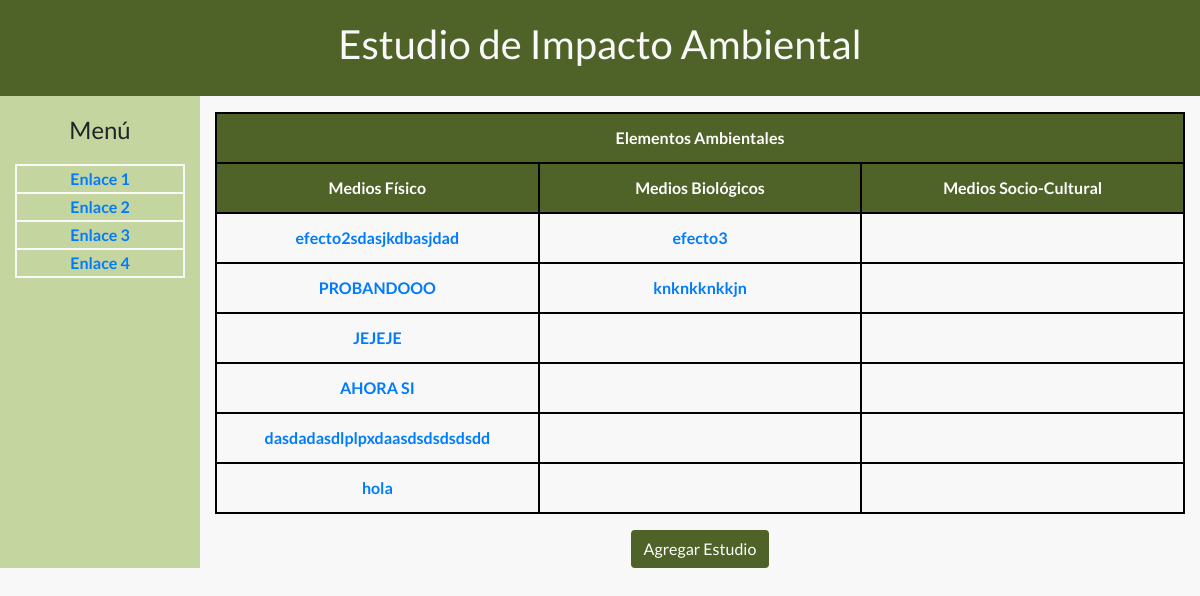
The app's page /configuracion/index/ with its own data.
### configuracion/models.py (models this page shows)
class Estudio(models.Model):
	nombre = models.CharField(max_length=40, default="", unique=True, error_messages={'unique':'Ya existe un Estudio con el nombre colocado', 'max_length':'El nombre no puede pasar de mas de 40 caracteres'})
	tipo = models.CharField(choices=MEDIOS, max_length=50, default="")
	valoracion_relevancia = models.CharField(choices=NIVEL_RELEVANCIA, max_length=6, default="")
	tipo_relevancia = models.CharField(choices=TIPO_RELEVANCIA, max_length=50, default="")
	grado_perturbacion_intensidad = models.CharField(choices=GRADO_PERTUBACION, max_length=50, default="")
	valor_sociocultural_intensidad = models.CharField(choices=VALOR_SA, max_length=50, default="")
	intensidad = models.IntegerField(default=0)
	clasificacion_extension = models.CharField(choices=EXT_CLASIFICACION, max_length=50, default="")
	extension =  models.IntegerField(default=0)
	criterio_duracion = models.CharField(choices=DUR_CRITERIOS, max_length=50, default="")
	duracion = models.IntegerField(default=0)
	clasificacion_reversibilidad = models.CharField(choices=REV_CLASIFICACION, max_length=50, default="")
	reversibilidad = models.IntegerField(default=0)
	probabilidad = models.IntegerField(validators=[MinValueValidator(0), MaxValueValidator(10)])
	pondIntensidad = models.FloatField(validators=[MinValueValidator(0), MaxValueValidator(100)])
	pondExtension = models.FloatField(validators=[MinValueValidator(0), MaxValueValidator(100)])
	pondDuracion = models.FloatField(validators=[MinValueValidator(0), MaxValueValidator(100)])
	pondReversibilidad = models.FloatField(validators=[MinValueValidator(0), MaxValueValidator(100)])
	pondProbabilidad = models.FloatField(validators=[MinValueValidator(0), MaxValueValidator(100)])
	via = models.FloatField(default=0.0)
	importancia_estudio =  models.CharField(max_length=50, default="")
	valor_estudio = models.IntegerField(default=0)

### configuracion/views.py (the view)
def index(request):
	estudios_fisicos = Estudio.objects.filter(tipo="FS")
	estudios_biologicos = Estudio.objects.filter(tipo="BIO")
	estudios_socioculturales = Estudio.objects.filter(tipo="SC")
	cant_fisicos = estudios_fisicos.count()
	cant_biologicos = estudios_biologicos.count()
	cant_socioculturales = estudios_socioculturales.count()
	maximo = max([cant_fisicos, cant_biologicos, cant_socioculturales])
	lista = []
	for i in range(0, maximo):
		lista.append([])
	for i in range(0, maximo):
		if i < cant_fisicos:
			lista[i].append(estudios_fisicos[i])
		else:
			lista[i].append(None)
	for i in range(0, maximo):
		if i < cant_biologicos:
			lista[i].append(estudios_biologicos[i])
		else:
			lista[i].append(None)
	for i in range(0, maximo):
		if i < cant_socioculturales:
			lista[i].append(estudios_socioculturales[i])
		else:
			lista[i].append(None)
	return render(request, 'configuracion/index.html', {'lista':lista})

### configuracion/templates/configuracion/index.html
{% extends 'configuracion/base.html' %}
{%block contenido%}
	<table class="table">
		<tr class="cabecera">
			<td colspan="3">Elementos Ambientales</td>
		</tr>
		<tr class="cabecera">
			<td>Medios Físico</td>
			<td>Medios Biológicos</td>
			<td>Medios Socio-Cultural</td>
		</tr>
		{% if lista %}
		{% for estudio in lista %}
		<tr class=""></td>
			{% for x in estudio %}
			{% if x%}
			<td> <a href="{% url 'editar_estudio' x.id %}">{{x.nombre}}</a> </td>
			{% else %}
			<td> </td>
			{% endif %}
			{% endfor %}
		</tr>
		{% endfor %}
		{% endif %}
	</table>
	<center><a class="btn" style="background: #4f6228; color: white" href="{% url 'agregar_estudio' %}">Agregar Estudio</a></center>
{%endblock%}

### configuracion/static/css/main.css (style rules this page uses)
html, body { height: 100%; background-color: rgb(248, 248, 248); font-family: 'Lato', sans-serif; }
.cabecera { background-color: #4f6228; color: #fff; }
.table tr td { font-weight: bold; border: 2px solid #000; text-align: center; width: 33%; }

### records on screen
Estudio: nombre "efecto2sdasjkdbasjdad"
Estudio: nombre "efecto3"
Estudio: nombre "PROBANDOOO"
Estudio: nombre "knknkknkkjn"
Estudio: nombre "JEJEJE"
Estudio: nombre "AHORA SI"
Estudio: nombre "dasdadasdlplpxdaasdsdsdsdsdd"
Estudio: nombre "hola"
